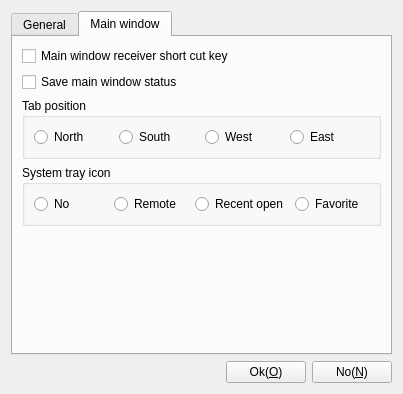
<?xml version="1.0" encoding="UTF-8"?>
<ui version="4.0">
 <class>CDlgSettings</class>
 <widget class="QDialog" name="CDlgSettings">
  <property name="geometry">
   <rect>
    <x>0</x>
    <y>0</y>
    <width>403</width>
    <height>394</height>
   </rect>
  </property>
  <property name="windowTitle">
   <string>Settings</string>
  </property>
  <property name="windowIcon">
   <iconset resource="Resource/Resource.qrc">
    <normaloff>:/image/Option</normaloff>:/image/Option</iconset>
  </property>
  <layout class="QGridLayout" name="gridLayout">
   <item row="0" column="0">
    <widget class="QTabWidget" name="tabWidget">
     <property name="windowTitle">
      <string>Settings</string>
     </property>
     <property name="windowIcon">
      <iconset resource="Resource/Resource.qrc">
       <normaloff>:/image/Option</normaloff>:/image/Option</iconset>
     </property>
     <property name="currentIndex">
      <number>1</number>
     </property>
     <widget class="QWidget" name="General">
      <attribute name="title">
       <string>General</string>
      </attribute>
      <layout class="QGridLayout" name="gridLayout_6">
       <item row="0" column="0">
        <widget class="QGroupBox" name="groupBox">
         <property name="title">
          <string>Shot screen</string>
         </property>
         <layout class="QGridLayout" name="gridLayout_4">
          <item row="0" column="0" colspan="3">
           <widget class="QCheckBox" name="cbShotRemoteDesktop">
            <property name="sizePolicy">
             <sizepolicy hsizetype="Preferred" vsizetype="Preferred">
              <horstretch>0</horstretch>
              <verstretch>0</verstretch>
             </sizepolicy>
            </property>
            <property name="text">
             <string>Shot remote desktop</string>
            </property>
           </widget>
          </item>
          <item row="1" column="0">
           <widget class="QRadioButton" name="rbShotScreenNoAction">
            <property name="sizePolicy">
             <sizepolicy hsizetype="Preferred" vsizetype="Preferred">
              <horstretch>0</horstretch>
              <verstretch>0</verstretch>
             </sizepolicy>
            </property>
            <property name="text">
             <string>No action</string>
            </property>
            <property name="checked">
             <bool>true</bool>
            </property>
           </widget>
          </item>
          <item row="1" column="1">
           <widget class="QRadioButton" name="rbShotScreenOpenFolder">
            <property name="sizePolicy">
             <sizepolicy hsizetype="Preferred" vsizetype="Preferred">
              <horstretch>0</horstretch>
              <verstretch>0</verstretch>
             </sizepolicy>
            </property>
            <property name="text">
             <string>Open folder</string>
            </property>
           </widget>
          </item>
          <item row="1" column="2">
           <widget class="QRadioButton" name="rbShotScreenOpenFile">
            <property name="sizePolicy">
             <sizepolicy hsizetype="Preferred" vsizetype="Preferred">
              <horstretch>0</horstretch>
              <verstretch>0</verstretch>
             </sizepolicy>
            </property>
            <property name="text">
             <string>Open file</string>
            </property>
           </widget>
          </item>
         </layout>
        </widget>
       </item>
       <item row="1" column="0">
        <layout class="QHBoxLayout" name="horizontalLayout_2">
         <item>
          <widget class="QLabel" name="label">
           <property name="text">
            <string>Recent open file max count:</string>
           </property>
          </widget>
         </item>
         <item>
          <widget class="QSpinBox" name="sbRecentMenuMaxCount">
           <property name="singleStep">
            <number>10</number>
           </property>
          </widget>
         </item>
        </layout>
       </item>
       <item row="2" column="0">
        <widget class="QGroupBox" name="groupBox_3">
         <property name="title">
          <string>Password</string>
         </property>
         <layout class="QGridLayout" name="gridLayout_2">
          <item row="0" column="0">
           <layout class="QHBoxLayout" name="horizontalLayout_3">
            <item>
             <widget class="QLabel" name="label_2">
              <property name="text">
               <string>Encrypt key:</string>
              </property>
             </widget>
            </item>
            <item>
             <widget class="QLineEdit" name="leEncryptKey">
              <property name="inputMask">
               <string/>
              </property>
              <property name="echoMode">
               <enum>QLineEdit::Password</enum>
              </property>
             </widget>
            </item>
            <item>
             <widget class="QPushButton" name="pbEncryptKey">
              <property name="text">
               <string/>
              </property>
              <property name="icon">
               <iconset resource="Resource/Resource.qrc">
                <normaloff>:/image/EyeOn</normaloff>:/image/EyeOn</iconset>
              </property>
             </widget>
            </item>
           </layout>
          </item>
          <item row="1" column="0">
           <widget class="QLabel" name="label_3">
            <property name="text">
             <string>Prompt type:</string>
            </property>
           </widget>
          </item>
          <item row="2" column="0">
           <layout class="QHBoxLayout" name="horizontalLayout_4">
            <item>
             <widget class="QRadioButton" name="rbPromptNo">
              <property name="text">
               <string>No</string>
              </property>
             </widget>
            </item>
            <item>
             <widget class="QRadioButton" name="rbPromptFirst">
              <property name="text">
               <string>First</string>
              </property>
             </widget>
            </item>
            <item>
             <widget class="QRadioButton" name="rbPromptAlways">
              <property name="text">
               <string>Always</string>
              </property>
             </widget>
            </item>
           </layout>
          </item>
          <item row="3" column="0">
           <layout class="QHBoxLayout" name="horizontalLayout_5">
            <item>
             <widget class="QCheckBox" name="cbSavePassword">
              <property name="text">
               <string>Save password</string>
              </property>
             </widget>
            </item>
            <item>
             <widget class="QCheckBox" name="cbEnableViewPassword">
              <property name="text">
               <string>Enable view password</string>
              </property>
             </widget>
            </item>
           </layout>
          </item>
         </layout>
        </widget>
       </item>
      </layout>
     </widget>
     <widget class="QWidget" name="tab">
      <attribute name="title">
       <string>Main window</string>
      </attribute>
      <layout class="QGridLayout" name="gridLayout_7">
       <item row="0" column="0">
        <widget class="QCheckBox" name="cbReciverShortCut">
         <property name="text">
          <string>Main window receiver short cut key</string>
         </property>
        </widget>
       </item>
       <item row="1" column="0">
        <widget class="QCheckBox" name="cbSaveMainWindowStatus">
         <property name="text">
          <string>Save main window status</string>
         </property>
        </widget>
       </item>
       <item row="2" column="0">
        <widget class="QGroupBox" name="groupBox_2">
         <property name="title">
          <string>Tab position</string>
         </property>
         <layout class="QGridLayout" name="gridLayout_3">
          <item row="0" column="0">
           <widget class="QRadioButton" name="rbNorth">
            <property name="sizePolicy">
             <sizepolicy hsizetype="Preferred" vsizetype="Preferred">
              <horstretch>0</horstretch>
              <verstretch>0</verstretch>
             </sizepolicy>
            </property>
            <property name="text">
             <string>North</string>
            </property>
           </widget>
          </item>
          <item row="0" column="1">
           <widget class="QRadioButton" name="rbSouth">
            <property name="sizePolicy">
             <sizepolicy hsizetype="Preferred" vsizetype="Preferred">
              <horstretch>0</horstretch>
              <verstretch>0</verstretch>
             </sizepolicy>
            </property>
            <property name="text">
             <string>South</string>
            </property>
           </widget>
          </item>
          <item row="0" column="2">
           <widget class="QRadioButton" name="rbWest">
            <property name="sizePolicy">
             <sizepolicy hsizetype="Preferred" vsizetype="Preferred">
              <horstretch>0</horstretch>
              <verstretch>0</verstretch>
             </sizepolicy>
            </property>
            <property name="text">
             <string>West</string>
            </property>
           </widget>
          </item>
          <item row="0" column="3">
           <widget class="QRadioButton" name="rbEast">
            <property name="sizePolicy">
             <sizepolicy hsizetype="Preferred" vsizetype="Preferred">
              <horstretch>0</horstretch>
              <verstretch>0</verstretch>
             </sizepolicy>
            </property>
            <property name="text">
             <string>East</string>
            </property>
           </widget>
          </item>
         </layout>
        </widget>
       </item>
       <item row="3" column="0">
        <widget class="QGroupBox" name="groupBox_4">
         <property name="title">
          <string>System tray icon</string>
         </property>
         <layout class="QGridLayout" name="gridLayout_5">
          <item row="0" column="0">
           <widget class="QRadioButton" name="rbSystemTrayIconNo">
            <property name="text">
             <string>No</string>
            </property>
           </widget>
          </item>
          <item row="0" column="1">
           <widget class="QRadioButton" name="rbSystemTrayIconRemote">
            <property name="text">
             <string>Remote</string>
            </property>
           </widget>
          </item>
          <item row="0" column="2">
           <widget class="QRadioButton" name="rbSystemTrayIconRecentOpen">
            <property name="text">
             <string>Recent open</string>
            </property>
           </widget>
          </item>
          <item row="0" column="3">
           <widget class="QRadioButton" name="rbSystemTrayIconFavorite">
            <property name="text">
             <string>Favorite</string>
            </property>
           </widget>
          </item>
         </layout>
        </widget>
       </item>
       <item row="4" column="0">
        <spacer name="verticalSpacer_2">
         <property name="orientation">
          <enum>Qt::Vertical</enum>
         </property>
         <property name="sizeHint" stdset="0">
          <size>
           <width>20</width>
           <height>66</height>
          </size>
         </property>
        </spacer>
       </item>
      </layout>
     </widget>
    </widget>
   </item>
   <item row="1" column="0">
    <layout class="QHBoxLayout" name="horizontalLayout">
     <item>
      <spacer name="horizontalSpacer">
       <property name="orientation">
        <enum>Qt::Horizontal</enum>
       </property>
       <property name="sizeHint" stdset="0">
        <size>
         <width>40</width>
         <height>20</height>
        </size>
       </property>
      </spacer>
     </item>
     <item>
      <widget class="QPushButton" name="pbOk">
       <property name="text">
        <string>Ok(&amp;O)</string>
       </property>
      </widget>
     </item>
     <item>
      <widget class="QPushButton" name="pbNo">
       <property name="text">
        <string>No(&amp;N)</string>
       </property>
      </widget>
     </item>
    </layout>
   </item>
  </layout>
 </widget>
 <resources>
  <include location="Resource/Resource.qrc"/>
 </resources>
 <connections/>
</ui>
